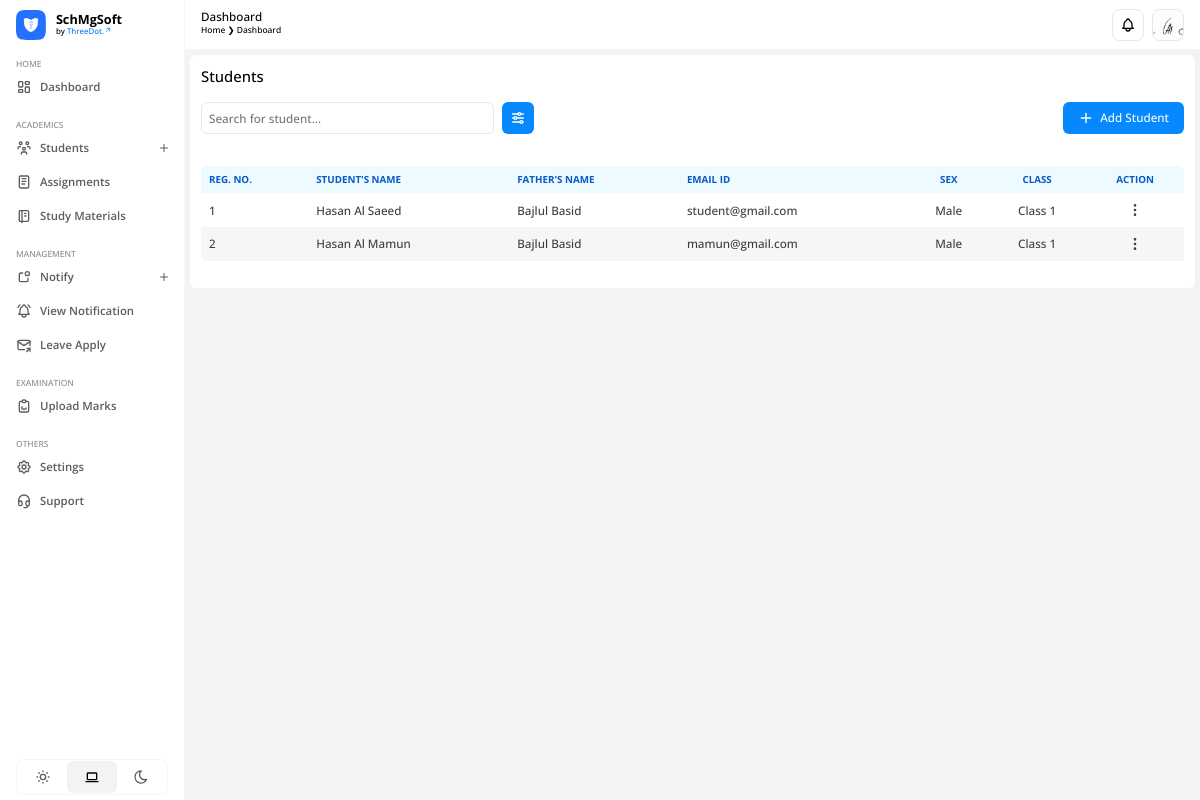
Screenshot of /academics/students/ (signed in) with the database file from the repository.
### apps/users/models.py (models this page shows)
class CustomUser(AbstractUser):
    USER = (
        (1, 'ADMIN'),
        (2, 'TEACHER'),
        (3, 'STUDENT')
    )
    user_type = models.CharField(choices=USER, max_length=20, default=1)
    profile_pic = models.ImageField(upload_to='profile_pic/', null=True, blank=True)
    city = models.CharField(max_length=200, blank=True)
    country = models.CharField(max_length=200, blank=True)

### apps/academics/models.py (models this page shows, shortened)
class Student(models.Model):
    admin = models.OneToOneField(CustomUser, on_delete=models.CASCADE)
    father_name = models.CharField(max_length=200)
    mother_name = models.CharField(max_length=200)
    gender = models.CharField(max_length=20)
    dob = models.DateField()
    mobile_no = models.PositiveIntegerField()
    vill_town = models.CharField(max_length=200)
    post_office = models.CharField(max_length=200)
    police_station = models.CharField(max_length=200)
    district = models.CharField(max_length=200)
    permanent_address = models.CharField(max_length=300)
    state = models.CharField(max_length=200)
    pin = models.PositiveIntegerField()
    session_id = models.ForeignKey(Session, on_delete=models.DO_NOTHING)
    class_id = models.ForeignKey(Class, on_delete=models.DO_NOTHING)
    student_photo = models.ImageField(upload_to='media/profile_pic')
    dob_certificate = models.FileField(upload_to='media/students/certificates')
    created_at = models.DateTimeField(auto_now_add=True)
    updated_at = models.DateTimeField(auto_now=True)

### apps/home/models.py (models this page shows, shortened)
class Class(models.Model):
    session = models.ForeignKey(Session, on_delete=models.PROTECT)
    class_name = models.CharField(max_length=100)
    created_at = models.DateTimeField(auto_now_add=True)
    updated_at = models.DateTimeField(auto_now=True)

### apps/academics/views.py (the view, shortened to what this page needs)
# urls.py: path('students/', views.students, name='students'),
@login_required(login_url='/')
def students(request):
    classes = Class.objects.all()
    sessions = Session.objects.all()
    students = Student.objects.all()
    student_count = Student.objects.count()
    context = {
        'classes': classes,
        'sessions': sessions,
        'students': students,
        'student_count': student_count
    }
    return render(request, 'students.html', context)

### apps/academics/templates/students.html (shortened to what this page needs)
{% extends "base.html" %} {% load static %} {% block htmlhead %}
<link
  rel="stylesheet"
  type="text/css"
  href="{% static 'css/academics/students.css' %}"
/>
{% endblock htmlhead %} {% block content %}
<div id="students">
  <h3>Students</h3>
  <div class="header">
    <div class="search-filter">
      <input
        type="text"
        name="search-input"
        id="search-input"
        placeholder="Search for student..."
      />
      <button>
      </button>
    </div>
    <span id="add-student-form-btn">
      <p>Add Student</p>
    </span>
  </div>
  <div id="table-container">
    <table id="student-table">
      <thead>
        <tr>
          <th>REG. NO.</th>
          <th>STUDENT'S NAME</th>
          <th>FATHER'S NAME</th>
          <th>EMAIL ID</th>
          <th style="text-align: center">SEX</th>
          <th style="text-align: center">CLASS</th>
          <th style="text-align: center">ACTION</th>
        </tr>
      </thead>
      <tbody>
        {% for i in students %}
        <tr>
          <td>{{ forloop.counter }}</td>
          <td>{{ i.admin.first_name }}&nbsp;{{ i.admin.last_name }}</td>
          <td>{{ i.father_name }}</td>
          <td>{{ i.admin.email }}</td>
          <td style="text-align: center">{{ i.gender }}</td>
          <td style="text-align: center">{{ i.class_id.class_name }}</td>
          <td
            style="
              text-align: center;
              display: flex;
              align-items: center;
              justify-content: center;
            "
          >
            <button class="action-btn">
            </button>
          </td>
        </tr>
        {% endfor %}
      </tbody>
    </table>
  </div>
</div>
{% include "add-student-form.html" %}
{% endblock %}

### SchMgSoft/templates/header.html (shortened to what this page needs)
{% load static %}
{% block content %}
<header>
  <div class="left">
    <h3>Dashboard</h3>
    <div class="breadcrumb">
      <p>Home &#10095; Dashboard</p>
    </div>
  </div>
  <div class="right">
    <div id="notification-icon">
    </div>
    <div id="profile">
      {% if not user.profile_pic %}
      <img
        src="https://images.unsplash.com/photo-1522075469751-3a6694fb2f61?crop=entropy&cs=srgb&fm=jpg&ixid=M3wzMjM4NDZ8MHwxfHJhbmRvbXx8fHx8fHx8fDE3MjA2ODA4NTB8&ixlib=rb-4.0.3&q=85"
        alt="Profile Photo."
      />
      {% else %}
      <img src="{{ user.profile_pic.url }}" alt="Profile Photo." />
      {% endif %}
    </div>
  </div>
</header>
{% endblock %}
{% block extracss %}
<link rel="stylesheet" type="text/css" href="{% static 'css/header.css' %}" />
{% endblock %}

### SchMgSoft/static/css/style.css (style rules this page uses)
:root { --accent-clr-50: #edfaff; --accent-clr-100: #d6f1ff; --accent-clr-200: #b5e9ff; --accent-clr-300: #83ddff; --accent-clr-400: #48c7ff; --accent-clr-500: #1ea8ff; --accent-clr-600: #0689ff; --accent-clr-700: #0075fe; --accent-clr-800: #085ac5; --accent-clr-900: #0d4e9b; --accent-clr-950: #0e305d; --round-sm: 0.125rem; --round-norm: 0.25rem; --round-md: 0.375rem; --round-lg: 0.5rem; --round-xl: 0.75rem; --round-2xl: 1rem; --round-3xl: 1.5rem; --round-full: 50%; --transition-time: 0.15s; --animation-time: 0.3s; }
*, *:before, *:after { margin: 0; padding: 0; box-sizing: border-box; font-family: 'Open Sans', sans-serif; font-synthesis: none; -webkit-font-smoothing: antialiased; -moz-osx-font-smoothing: grayscale; text-rendering: optimizeLegibility; }
html { scroll-behavior: smooth; }
body { margin: 0; padding: 0; min-width: 100%; min-height: 100vh; font-family: 'Open Sans', sans-serif; font-synthesis: none; -webkit-font-smoothing: antialiased; -moz-osx-font-smoothing: grayscale; text-rendering: optimizeLegibility; overflow: hidden; }
body.light-mode { --text-clr-50: #f6f6f6; --text-clr-100: #e7e7e7; --text-clr-200: #d1d1d1; --text-clr-300: #b0b0b0; --text-clr-400: #9c9c9c; --text-clr-500: #8c8c8c; --text-clr-600: #5d5d5d; --text-clr-700: #4f4f4f; --text-clr-800: #454545; --text-clr-900: #3d3d3d; --text-clr-950: #000000; --bg-clr: #f3f3f3; --bg-component: #ffffff; --bg-icon: #f3f3f3; --bg-blur: rgba(255, 255, 255, 0.3); --border-clr: rgba(0, 0, 0, 0.05); --overlay: rgba(0, 0, 0, 0.5); }
p, h1, h2, h3, h4, h5, h6 { padding: 0; margin: 0; }

### SchMgSoft/static/css/academics/students.css (style rules this page uses)
#students { padding: 11px; width: 100%; background: var(--bg-component); border-radius: var(--round-md); display: flex; flex-direction: column; gap: 16px; align-items: start; justify-content: left; }
#students h3 { font-size: 0.931rem; font-weight: 500; text-align: left; color: var(--text-clr-950); }
#students .header { width: 100%; height: 32px; display: flex; align-items: center; justify-content: space-between; }
#students .header .search-filter { width: 333px; height: 100%; display: flex; align-items: center; justify-content: space-between; }
#students .header .search-filter input { padding: 7px; width: calc(100% - 40px); height: 100%; outline: none; background: none; border: 1px solid var(--text-clr-100); border-radius: var(--round-md); font-size: 0.731rem; font-weight: 500; text-align: left; color: var(--text-clr-950); transition: var(--transition-time) ease-out; }
#students .header .search-filter button { width: 32px; height: 100%; display: flex; align-items: center; justify-content: center; outline: none; background: var(--accent-clr-600); border: none; border-radius: var(--round-md); transition: var(--transition-time) ease-out; }
#students .header .search-filter button svg { width: 16px; height: 16px; object-fit: contain; color: #fff; }
#students .header span { padding: 7px 15px; width: fit-content; height: 32px; display: flex; gap: 6px; align-items: center; justify-content: center; background: var(--accent-clr-600); border-radius: var(--round-md); transition: var(--transition-time) ease-out; }
#students .header span svg { width: 16px; height: 16px; object-fit: contain; color: #fff; }
#students .header span p { font-size: 0.731rem; font-weight: 500; text-align: center; color: #fff; line-height: 32px; }
#table-container { width: 100%; }
table { width: 100%; border-collapse: collapse; margin: 1rem 0; }
table th, table td { text-align: left; }
table thead tr:first-child th:first-child { border-top-left-radius: var(--round-md); }
table thead tr:first-child th:last-child { border-top-right-radius: var(--round-md); }
table tbody tr:last-child td:first-child { border-bottom-left-radius: var(--round-md); }
table tbody tr:last-child td:last-child { border-bottom-right-radius: var(--round-md); }
table tbody tr:nth-child(even) { background: var(--text-clr-50); }
table th { padding: 0.45rem 0.5rem; font-size: 0.613rem; font-weight: 700; color: var(--accent-clr-800); background-color: var(--accent-clr-50); }
table td { padding: 0.3rem 0.5rem; font-size: 0.731rem; font-weight: 500; color: var(--text-clr-900); }
.action-btn { position: relative; width: 24px; height: 24px; display: flex; align-items: center; justify-content: center; background: none; border: none; outline: none; cursor: pointer; }
.action-btn svg { width: 16px; height: 16px; object-fit: contain; color: var(--text-clr-900); }

### rows the page displays
CustomUser: profile_pic (picture)
Student: admin.first_name "Hasan", admin.last_name "Al Saeed", father_name "Bajlul Basid", admin.email "student@gmail.com", gender "Male", class_id.class_name "Class 1"
Student: admin.first_name "Hasan", admin.last_name "Al Mamun", father_name "Bajlul Basid", admin.email "mamun@gmail.com", gender "Male", class_id.class_name "Class 1"
